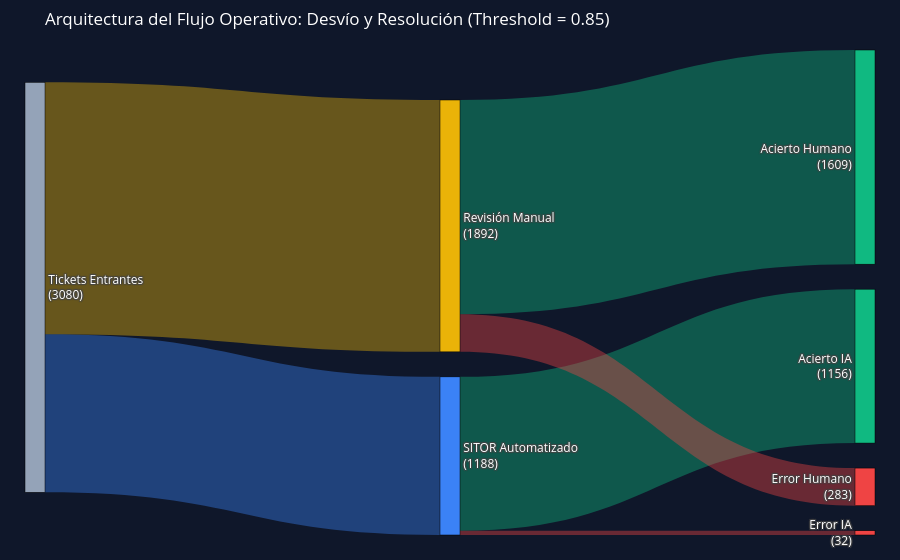

Notebook source saved alongside this figure:
### Markdown cell above
Diagrama de flujos de valor operativo (Sankey). Para cerrar la defensa del proyecto ante el negocio, necesitamos mapear el ciclo de vida completo del ticket en producción. Este diagrama modela volumétricamente la partición del tráfico entrante entre la resolución autónoma de la IA y el desvío a revisión manual (asumiendo la métrica base del 15% de error humano). Demuestra visualmente cómo el filtro de pasividad protege el sistema y aísla los falsos positivos de SITOR frente a la cuota de fallos operativos tradicionales.

### Code cell
# Requiere Plotly (pip install plotly)
import plotly.graph_objects as go

# Parámetros operativos del modelo de producción
umbral_operativo = 0.85
error_humano_baseline = 0.15

# Computación de caudales
total_tickets = len(df_eval)
mask_auto = df_eval['confidence'] >= umbral_operativo

df_auto = df_eval[mask_auto]
df_manual = df_eval[~mask_auto]

vol_auto = len(df_auto)
vol_manual = len(df_manual)

aciertos_auto = len(df_auto[df_auto['is_correct'] == True])
errores_auto = len(df_auto[df_auto['is_correct'] == False])

# Proyección del error humano sobre el remanente
errores_manual = int(vol_manual * error_humano_baseline)
aciertos_manual = vol_manual - errores_manual

# Definición del grafo (Nodos)
labels = [
    f"Tickets Entrantes<br>({total_tickets})",
    f"SITOR Automatizado<br>({vol_auto})",
    f"Revisión Manual<br>({vol_manual})",
    f"Acierto IA<br>({aciertos_auto})",
    f"Error IA<br>({errores_auto})",
    f"Acierto Humano<br>({aciertos_manual})",
    f"Error Humano<br>({errores_manual})"
]

# Paleta corporativa alineada con el frontend
color_nodos = ["#94a3b8", "#3b82f6", "#eab308", "#10b981", "#ef4444", "#10b981", "#ef4444"]

# Mapeo topológico de los enlaces (source -> target)
source = [0, 0, 1, 1, 2, 2]
target = [1, 2, 3, 4, 5, 6]
value =  [vol_auto, vol_manual, aciertos_auto, errores_auto, aciertos_manual, errores_manual]
color_links = [
    "rgba(59, 130, 246, 0.4)",  # Caudal Automatizado
    "rgba(234, 179, 8, 0.4)",   # Caudal Desviado
    "rgba(16, 185, 129, 0.4)",  # Aciertos IA
    "rgba(239, 68, 68, 0.4)",   # Errores IA
    "rgba(16, 185, 129, 0.4)",  # Aciertos Humano
    "rgba(239, 68, 68, 0.4)"    # Errores Humano
]

fig = go.Figure(data=[go.Sankey(
    node = dict(
      pad = 25,
      thickness = 20,
      line = dict(color = "black", width = 0.5),
      label = labels,
      color = color_nodos
    ),
    link = dict(
      source = source,
      target = target,
      value = value,
      color = color_links
  )
)])

fig.update_layout(
    title_text="Arquitectura del Flujo Operativo: Desvío y Resolución (Threshold = 0.85)",
    font=dict(size=12, color="white"),
    paper_bgcolor='#0f172a',
    plot_bgcolor='#0f172a',
    margin=dict(t=50, l=25, r=25, b=25)
)

fig.show()

### Figure 1 — Plotly figure (JSON) as saved in the notebook; plotly's stock layout.template omitted (floating-point values rounded to 4 significant figures)
{"data": [{"link": {"color": ["rgba(59, 130, 246, 0.4)", "rgba(234, 179, 8, 0.4)", "rgba(16, 185, 129, 0.4)", "rgba(239, 68, 68, 0.4)", "rgba(16, 185, 129, 0.4)", "rgba(239, 68, 68, 0.4)"], "source": [0, 0, 1, 1, 2, 2], "target": [1, 2, 3, 4, 5, 6], "value": [1188, 1892, 1156, 32, 1609, 283]}, "node": {"color": ["#94a3b8", "#3b82f6", "#eab308", "#10b981", "#ef4444", "#10b981", "#ef4444"], "label": ["Tickets Entrantes<br>(3080)", "SITOR Automatizado<br>(1188)", "Revisión Manual<br>(1892)", "Acierto IA<br>(1156)", "Error IA<br>(32)", "Acierto Humano<br>(1609)", "Error Humano<br>(283)"], "line": {"color": "black", "width": 0.5}, "pad": 25, "thickness": 20}, "type": "sankey"}], "layout": {"font": {"color": "white", "size": 12}, "margin": {"b": 25, "l": 25, "r": 25, "t": 50}, "paper_bgcolor": "#0f172a", "plot_bgcolor": "#0f172a", "title": {"text": "Arquitectura del Flujo Operativo: Desvío y Resolución (Threshold = 0.85)"}}}
